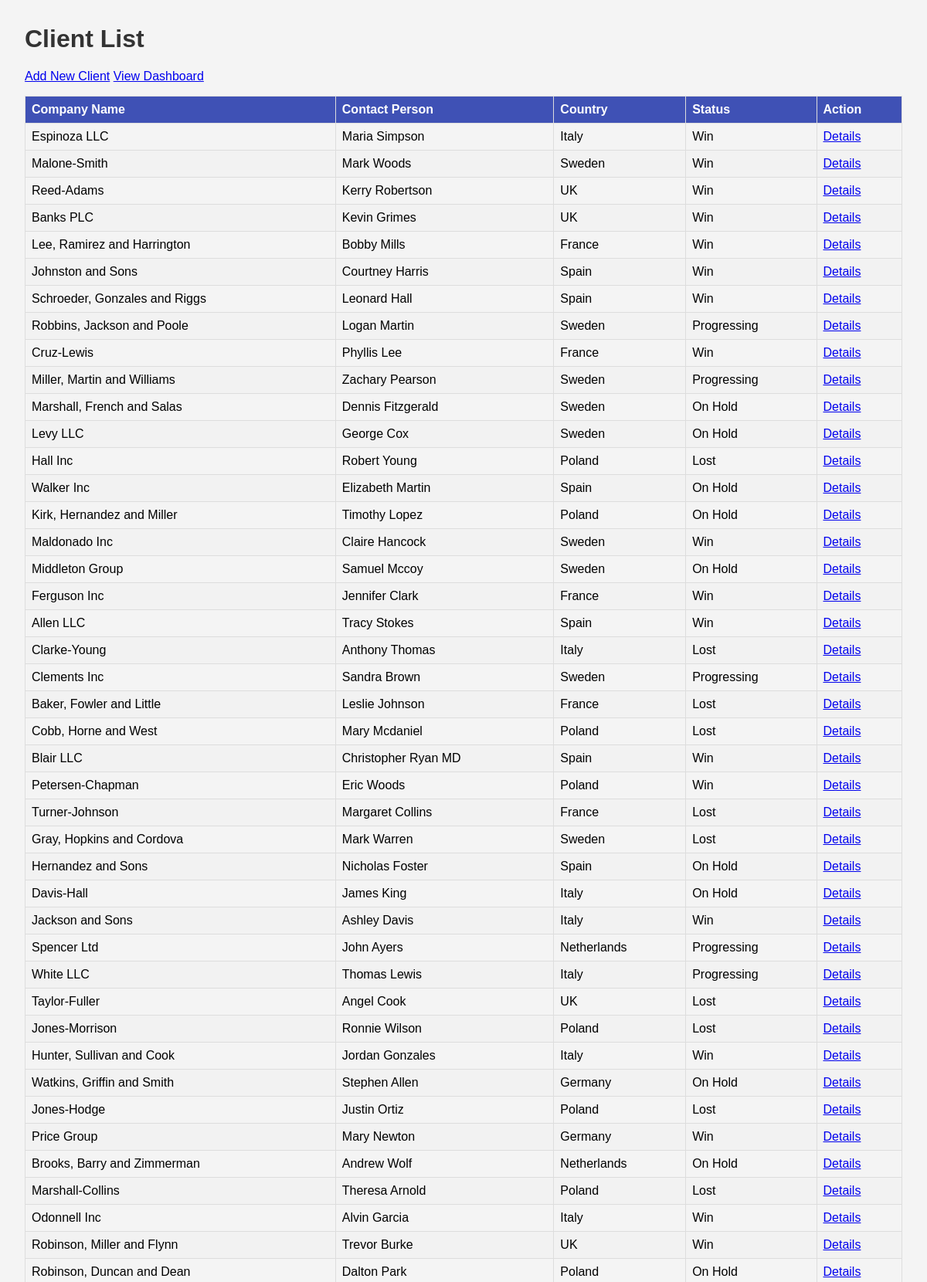
/clients/ (upper part), run on the app's committed database.
### clients/models.py (models this page shows, shortened)
class Client(models.Model):
    PRODUCT_CHOICES = [
        ('A', 'Product A'),
        ('B', 'Product B'),
        ('C', 'Product C'),
        ('D', 'Product D'),
        ('E', 'Product E'),
        ('F', 'Product F'),
    ]
    STATUS_CHOICES = [
        ('Progressing', 'Progressing'),
        ('On Hold', 'On Hold'),
        ('Win', 'Win'),
        ('Lost', 'Lost'),
    ]
    MARKET_SHARE_CHOICES = [
        (25, '25%'),
        (50, '50%'),
        (75, '75%'),
        (100, '100%'),
    ]
    ROADBLOCK_CHOICES = [ # Nowa lista opcji
        ('Budget freeze', 'Budget freeze'),
        ('Stakeholder unvailable', 'Stakeholder unvailable'),
        ('Needs approval', 'Needs approval'),
        ('Technical issue', 'Technical issue'),
        ('Resource limitation', 'Resource limitation'),
        ('Pricing negotiation', 'Pricing negotiation'),
        ('Project postponed', 'Project postponed'),
    ]
    company_name = models.CharField(max_length=150)
    country = models.CharField(max_length=50)
    contact_person = models.CharField(max_length=100)
    system_user = models.BooleanField(default=False)
    status = models.CharField(max_length=15, choices=STATUS_CHOICES, default='Progressing')
    reason_for_roadblock = models.CharField(max_length=50, choices=ROADBLOCK_CHOICES, blank=True, null=True)
    offered_product = models.CharField(max_length=1, choices=PRODUCT_CHOICES, blank=True, null=True)
    potential_market_share = models.IntegerField(choices=MARKET_SHARE_CHOICES, blank=True, null=True)
    potential_yearly_sales = models.IntegerField(blank=True, null=True)
    last_action = models.TextField(blank=True, null=True)
    next_action = models.TextField(blank=True, null=True)
    comment_feedback = models.TextField(blank=True, null=True)

### clients/views.py (the view)
# urls.py: path('', views.client_list, name='client_list'),
def client_list(request):
    clients = Client.objects.all()
    context = {
        'clients': clients
    }
    return render(request, 'clients/client_list.html', context)

### clients/templates/clients/client_list.html (shortened to what this page needs)
<!DOCTYPE html>
<html lang="en">
<head>
</head>
<body>
    <h1>Client List</h1>
    <a href="{% url 'client_create' %}">Add New Client</a>
    <a href="{% url 'dashboard' %}">View Dashboard</a>
    <table>
        <thead>
            <tr>
                <th>Company Name</th>
                <th>Contact Person</th>
                <th>Country</th>
                <th>Status</th>
                <th>Action</th>
            </tr>
        </thead>
        <tbody>
            {% for client in clients %}
            <tr>
                <td>{{ client.company_name }}</td>
                <td>{{ client.contact_person }}</td>
                <td>{{ client.country }}</td>
                <td>{{ client.status }}</td>
                <td><a href="{% url 'client_detail' client.pk %}">Details</a></td>
            </tr>
            {% endfor %}
        </tbody>
    </table>
</body>
</html>

### clients/templates/clients/client_list.html (style rules this page uses)
body { font-family: sans-serif; margin: 2em; background-color: #f4f4f4; }
h1 { color: #333; }
table { width: 100%; border-collapse: collapse; margin-top: 1em; }
th, td { border: 1px solid #ddd; padding: 8px; text-align: left; }
th { background-color: #3f51b5; color: white; }
tr:nth-child(even) { background-color: #f2f2f2; }

### data on the page
Client: company_name "Espinoza LLC", contact_person "Maria Simpson", country "Italy", status "Win"
Client: company_name "Malone-Smith", contact_person "Mark Woods", country "Sweden", status "Win"
Client: company_name "Reed-Adams", contact_person "Kerry Robertson", country "UK", status "Win"
Client: company_name "Banks PLC", contact_person "Kevin Grimes", country "UK", status "Win"
Client: company_name "Lee, Ramirez and Harrington", contact_person "Bobby Mills", country "France", status "Win"
Client: company_name "Johnston and Sons", contact_person "Courtney Harris", country "Spain", status "Win"
Client: company_name "Schroeder, Gonzales and Riggs", contact_person "Leonard Hall", country "Spain", status "Win"
Client: company_name "Robbins, Jackson and Poole", contact_person "Logan Martin", country "Sweden", status "Progressing"
Client: company_name "Cruz-Lewis", contact_person "Phyllis Lee", country "France", status "Win"
Client: company_name "Miller, Martin and Williams", contact_person "Zachary Pearson", country "Sweden", status "Progressing"
Client: company_name "Marshall, French and Salas", contact_person "Dennis Fitzgerald", country "Sweden", status "On Hold"
Client: company_name "Levy LLC", contact_person "George Cox", country "Sweden", status "On Hold"
Client: company_name "Hall Inc", contact_person "Robert Young", country "Poland", status "Lost"
Client: company_name "Walker Inc", contact_person "Elizabeth Martin", country "Spain", status "On Hold"
Client: company_name "Kirk, Hernandez and Miller", contact_person "Timothy Lopez", country "Poland", status "On Hold"
Client: company_name "Maldonado Inc", contact_person "Claire Hancock", country "Sweden", status "Win"
Client: company_name "Middleton Group", contact_person "Samuel Mccoy", country "Sweden", status "On Hold"
Client: company_name "Ferguson Inc", contact_person "Jennifer Clark", country "France", status "Win"
Client: company_name "Allen LLC", contact_person "Tracy Stokes", country "Spain", status "Win"
Client: company_name "Clarke-Young", contact_person "Anthony Thomas", country "Italy", status "Lost"
Client: company_name "Clements Inc", contact_person "Sandra Brown", country "Sweden", status "Progressing"
Client: company_name "Baker, Fowler and Little", contact_person "Leslie Johnson", country "France", status "Lost"
Client: company_name "Cobb, Horne and West", contact_person "Mary Mcdaniel", country "Poland", status "Lost"
Client: company_name "Blair LLC", contact_person "Christopher Ryan MD", country "Spain", status "Win"
Client: company_name "Petersen-Chapman", contact_person "Eric Woods", country "Poland", status "Win"
Client: company_name "Turner-Johnson", contact_person "Margaret Collins", country "France", status "Lost"
Client: company_name "Gray, Hopkins and Cordova", contact_person "Mark Warren", country "Sweden", status "Lost"
Client: company_name "Hernandez and Sons", contact_person "Nicholas Foster", country "Spain", status "On Hold"
Client: company_name "Davis-Hall", contact_person "James King", country "Italy", status "On Hold"
Client: company_name "Jackson and Sons", contact_person "Ashley Davis", country "Italy", status "Win"
Client: company_name "Spencer Ltd", contact_person "John Ayers", country "Netherlands", status "Progressing"
Client: company_name "White LLC", contact_person "Thomas Lewis", country "Italy", status "Progressing"
Client: company_name "Taylor-Fuller", contact_person "Angel Cook", country "UK", status "Lost"
Client: company_name "Jones-Morrison", contact_person "Ronnie Wilson", country "Poland", status "Lost"
Client: company_name "Hunter, Sullivan and Cook", contact_person "Jordan Gonzales", country "Italy", status "Win"
Client: company_name "Watkins, Griffin and Smith", contact_person "Stephen Allen", country "Germany", status "On Hold"
Client: company_name "Jones-Hodge", contact_person "Justin Ortiz", country "Poland", status "Lost"
Client: company_name "Price Group", contact_person "Mary Newton", country "Germany", status "Win"
Client: company_name "Brooks, Barry and Zimmerman", contact_person "Andrew Wolf", country "Netherlands", status "On Hold"
Client: company_name "Marshall-Collins", contact_person "Theresa Arnold", country "Poland", status "Lost"
Client: company_name "Odonnell Inc", contact_person "Alvin Garcia", country "Italy", status "Win"
Client: company_name "Robinson, Miller and Flynn", contact_person "Trevor Burke", country "UK", status "Win"
Client: company_name "Robinson, Duncan and Dean", contact_person "Dalton Park", country "Poland", status "On Hold"
